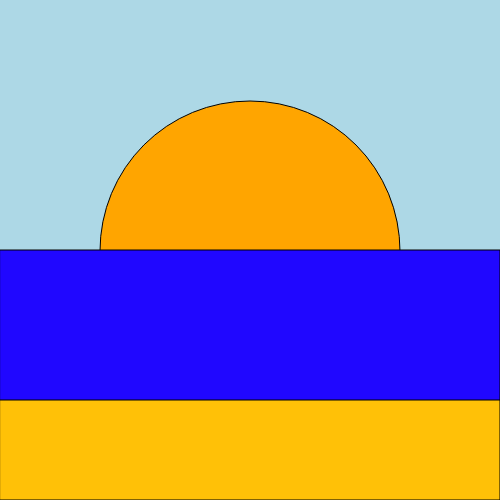
Frame 1 (no input)
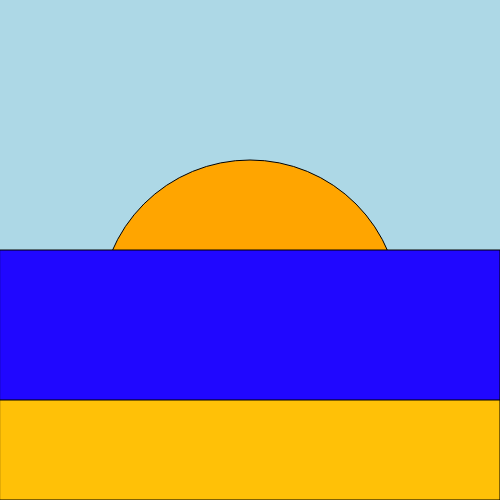
Frame 60 (no input)
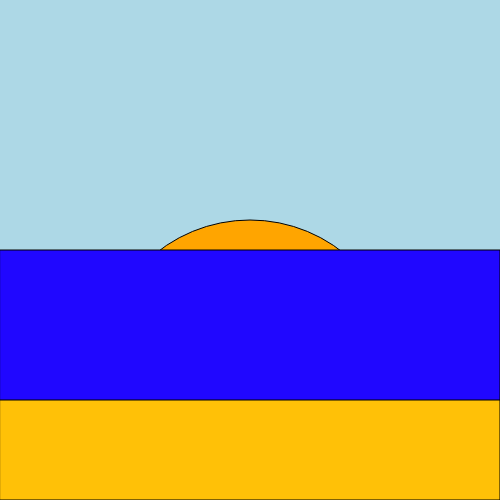
Frame 120 (the mouse pressed at the canvas centre since frame 60)

The p5.js sketch that drew these frames (run headless with seeded random() and noise() and a simulated clock; from frame 60 on, the mouse is pressed at the canvas centre):

// p5.js sketch
// ── sketch.js
let posicaoVertical;

function setup() {
  createCanvas(500, 500);
  posicaoVertical = 250;
}
  
function draw() {
  if (posicaoVertical < 400) {
  background("lightblue");
  posicaoVertical = posicaoVertical + 1;
 }
  fill("orange");
  background;
  circle(250, posicaoVertical, 300);
  fill("#2007ff");
  rect(0, 250, 500, 350);
  fill("#FFC107");
  rect(0, 400, 500, 100);
}
